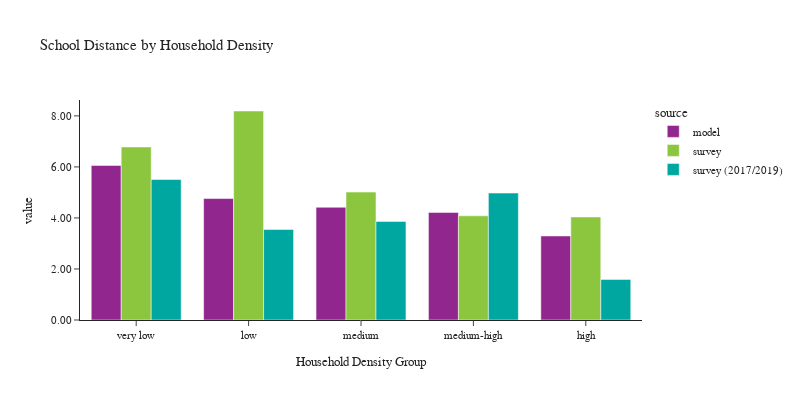

Notebook cell for this chart:
### Code cell
plot_school_location(df_students, 'hh_density_group', 'Household Density', 'Household Density Group')

### Figure 1 — Plotly figure (JSON) as saved in the notebook; plotly's stock layout.template omitted (floating-point values rounded to 4 significant figures)
{"data": [{"alignmentgroup": "True", "customdata": [[135250], [147131], [283386], [240509], [167191]], "hovertemplate": "source=model<br>hh_density_group=%{x}<br>value=%{y}<br>sample count=%{customdata[0]}<extra></extra>", "legendgroup": "model", "marker": {"color": "#91268F", "pattern": {"shape": ""}}, "name": "model", "offsetgroup": "model", "orientation": "v", "showlegend": true, "textposition": "auto", "type": "bar", "x": ["very low", "low", "medium", "medium-high", "high"], "xaxis": "x", "y": [6.058, 4.76, 4.419, 4.214, 3.293], "yaxis": "y"}, {"alignmentgroup": "True", "customdata": [[87], [124], [219], [223], [266]], "hovertemplate": "source=survey<br>hh_density_group=%{x}<br>value=%{y}<br>sample count=%{customdata[0]}<extra></extra>", "legendgroup": "survey", "marker": {"color": "#8CC63E", "pattern": {"shape": ""}}, "name": "survey", "offsetgroup": "survey", "orientation": "v", "showlegend": true, "textposition": "auto", "type": "bar", "x": ["very low", "low", "medium", "medium-high", "high"], "xaxis": "x", "y": [6.781, 8.192, 5.014, 4.083, 4.039], "yaxis": "y"}, {"alignmentgroup": "True", "customdata": [[42], [44], [119], [70], [176]], "hovertemplate": "source=survey (2017/2019)<br>hh_density_group=%{x}<br>value=%{y}<br>sample count=%{customdata[0]}<extra></extra>", "legendgroup": "survey (2017/2019)", "marker": {"color": "#00A7A0", "pattern": {"shape": ""}}, "name": "survey (2017/2019)", "offsetgroup": "survey (2017/2019)", "orientation": "v", "showlegend": true, "textposition": "auto", "type": "bar", "x": ["very low", "low", "medium", "medium-high", "high"], "xaxis": "x", "y": [5.505, 3.548, 3.864, 4.975, 1.59], "yaxis": "y"}], "layout": {"barmode": "group", "font": {"size": 11}, "height": 400, "legend": {"title": {"text": "source"}, "tracegroupgap": 0}, "title": {"text": "School Distance by Household Density"}, "width": 800, "xaxis": {"anchor": "y", "domain": [0.0, 1.0], "title": {"text": "Household Density Group"}}, "yaxis": {"anchor": "x", "domain": [0.0, 1.0], "tickformat": ".2f", "title": {"text": "value"}}}}
